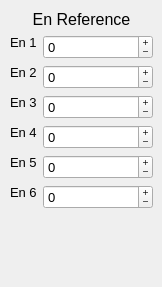
    <widget class="QWidget" name="Direct">
     <attribute name="title">
      <string>Dir en</string>
     </attribute>
     <widget class="QWidget" name="layoutWidget_6">
      <property name="geometry">
       <rect>
        <x>10</x>
        <y>10</y>
        <width>143</width>
        <height>268</height>
       </rect>
      </property>
      <layout class="QVBoxLayout" name="EnRef">
       <property name="spacing">
        <number>6</number>
       </property>
       <item>
        <widget class="QLabel" name="valMinScr_3">
         <property name="sizePolicy">
          <sizepolicy hsizetype="Preferred" vsizetype="Fixed">
           <horstretch>0</horstretch>
           <verstretch>0</verstretch>
          </sizepolicy>
         </property>
         <property name="font">
          <font>
           <pointsize>12</pointsize>
           <strikeout>false</strikeout>
           <kerning>true</kerning>
          </font>
         </property>
         <property name="text">
          <string>En Reference</string>
         </property>
         <property name="alignment">
          <set>Qt::AlignCenter</set>
         </property>
        </widget>
       </item>
       <item>
        <layout class="QFormLayout" name="formLayout_4">
         <property name="fieldGrowthPolicy">
          <enum>QFormLayout::AllNonFixedFieldsGrow</enum>
         </property>
         <property name="labelAlignment">
          <set>Qt::AlignCenter</set>
         </property>
         <property name="formAlignment">
          <set>Qt::AlignLeading|Qt::AlignLeft|Qt::AlignTop</set>
         </property>
         <item row="0" column="0">
          <widget class="QLabel" name="en1Label_3">
           <property name="sizePolicy">
            <sizepolicy hsizetype="Minimum" vsizetype="Fixed">
             <horstretch>0</horstretch>
             <verstretch>0</verstretch>
            </sizepolicy>
           </property>
           <property name="font">
            <font>
             <pointsize>10</pointsize>
            </font>
           </property>
           <property name="text">
            <string>En 1</string>
           </property>
           <property name="buddy">
            <cstring>en1Home</cstring>
           </property>
          </widget>
         </item>
         <item row="0" column="1">
          <widget class="QSpinBox" name="en1Ref">
           <property name="sizePolicy">
            <sizepolicy hsizetype="Minimum" vsizetype="Fixed">
             <horstretch>0</horstretch>
             <verstretch>0</verstretch>
            </sizepolicy>
           </property>
           <property name="font">
            <font>
             <pointsize>10</pointsize>
            </font>
           </property>
           <property name="buttonSymbols">
            <enum>QAbstractSpinBox::PlusMinus</enum>
           </property>
           <property name="minimum">
            <number>-99999</number>
           </property>
           <property name="maximum">
            <number>99999</number>
           </property>
          </widget>
         </item>
         <item row="1" column="0">
          <widget class="QLabel" name="en2Label_3">
           <property name="sizePolicy">
            <sizepolicy hsizetype="Minimum" vsizetype="Fixed">
             <horstretch>0</horstretch>
             <verstretch>0</verstretch>
            </sizepolicy>
           </property>
           <property name="font">
            <font>
             <pointsize>10</pointsize>
            </font>
           </property>
           <property name="text">
            <string>En 2</string>
           </property>
           <property name="buddy">
            <cstring>en2Home</cstring>
           </property>
          </widget>
         </item>
         <item row="1" column="1">
          <widget class="QSpinBox" name="en2Ref">
           <property name="sizePolicy">
            <sizepolicy hsizetype="Minimum" vsizetype="Fixed">
             <horstretch>0</horstretch>
             <verstretch>0</verstretch>
            </sizepolicy>
           </property>
           <property name="font">
            <font>
             <pointsize>10</pointsize>
            </font>
           </property>
           <property name="buttonSymbols">
            <enum>QAbstractSpinBox::PlusMinus</enum>
           </property>
           <property name="minimum">
            <number>-99999</number>
           </property>
           <property name="maximum">
            <number>99999</number>
           </property>
          </widget>
         </item>
         <item row="2" column="0">
          <widget class="QLabel" name="en3Label_3">
           <property name="enabled">
            <bool>true</bool>
           </property>
           <property name="sizePolicy">
            <sizepolicy hsizetype="Minimum" vsizetype="Fixed">
             <horstretch>0</horstretch>
             <verstretch>0</verstretch>
            </sizepolicy>
           </property>
           <property name="font">
            <font>
             <pointsize>10</pointsize>
            </font>
           </property>
           <property name="text">
            <string>En 3</string>
           </property>
           <property name="buddy">
            <cstring>en3Home</cstring>
           </property>
          </widget>
         </item>
         <item row="2" column="1">
          <widget class="QSpinBox" name="en3Ref">
           <property name="sizePolicy">
            <sizepolicy hsizetype="Minimum" vsizetype="Fixed">
             <horstretch>0</horstretch>
             <verstretch>0</verstretch>
            </sizepolicy>
           </property>
           <property name="font">
            <font>
             <pointsize>10</pointsize>
            </font>
           </property>
           <property name="buttonSymbols">
            <enum>QAbstractSpinBox::PlusMinus</enum>
           </property>
           <property name="minimum">
            <number>-99999</number>
           </property>
           <property name="maximum">
            <number>99999</number>
           </property>
          </widget>
         </item>
         <item row="3" column="0">
          <widget class="QLabel" name="en4Label_3">
           <property name="sizePolicy">
            <sizepolicy hsizetype="Minimum" vsizetype="Fixed">
             <horstretch>0</horstretch>
             <verstretch>0</verstretch>
            </sizepolicy>
           </property>
           <property name="font">
            <font>
             <pointsize>10</pointsize>
            </font>
           </property>
           <property name="text">
            <string>En 4</string>
           </property>
           <property name="buddy">
            <cstring>en4Home</cstring>
           </property>
          </widget>
         </item>
         <item row="3" column="1">
          <widget class="QSpinBox" name="en4Ref">
           <property name="sizePolicy">
            <sizepolicy hsizetype="Minimum" vsizetype="Fixed">
             <horstretch>0</horstretch>
             <verstretch>0</verstretch>
            </sizepolicy>
           </property>
           <property name="font">
            <font>
             <pointsize>10</pointsize>
            </font>
           </property>
           <property name="buttonSymbols">
            <enum>QAbstractSpinBox::PlusMinus</enum>
           </property>
           <property name="minimum">
            <number>-99999</number>
           </property>
           <property name="maximum">
            <number>99999</number>
           </property>
          </widget>
         </item>
         <item row="4" column="0">
          <widget class="QLabel" name="en5Label_3">
           <property name="sizePolicy">
            <sizepolicy hsizetype="Minimum" vsizetype="Fixed">
             <horstretch>0</horstretch>
             <verstretch>0</verstretch>
            </sizepolicy>
           </property>
           <property name="font">
            <font>
             <pointsize>10</pointsize>
            </font>
           </property>
           <property name="text">
            <string>En 5</string>
           </property>
           <property name="buddy">
            <cstring>en5Home</cstring>
           </property>
          </widget>
         </item>
         <item row="4" column="1">
          <widget class="QSpinBox" name="en5Ref">
           <property name="sizePolicy">
            <sizepolicy hsizetype="Minimum" vsizetype="Fixed">
             <horstretch>0</horstretch>
             <verstretch>0</verstretch>
            </sizepolicy>
           </property>
           <property name="font">
            <font>
             <pointsize>10</pointsize>
            </font>
           </property>
           <property name="buttonSymbols">
            <enum>QAbstractSpinBox::PlusMinus</enum>
           </property>
           <property name="minimum">
            <number>-99999</number>
           </property>
           <property name="maximum">
            <number>99999</number>
           </property>
          </widget>
         </item>
         <item row="5" column="0">
          <widget class="QLabel" name="en6Label_3">
           <property name="sizePolicy">
            <sizepolicy hsizetype="Minimum" vsizetype="Fixed">
             <horstretch>0</horstretch>
             <verstretch>0</verstretch>
            </sizepolicy>
           </property>
           <property name="font">
            <font>
             <pointsize>10</pointsize>
            </font>
           </property>
           <property name="text">
            <string>En 6</string>
           </property>
           <property name="buddy">
            <cstring>en6Home</cstring>
           </property>
          </widget>
         </item>
         <item row="5" column="1">
          <widget class="QSpinBox" name="en6Ref">
           <property name="sizePolicy">
            <sizepolicy hsizetype="Minimum" vsizetype="Fixed">
             <horstretch>0</horstretch>
             <verstretch>0</verstretch>
            </sizepolicy>
           </property>
           <property name="font">
            <font>
             <pointsize>10</pointsize>
            </font>
           </property>
           <property name="wrapping">
            <bool>false</bool>
           </property>
           <property name="frame">
            <bool>true</bool>
           </property>
           <property name="buttonSymbols">
            <enum>QAbstractSpinBox::PlusMinus</enum>
           </property>
           <property name="minimum">
            <number>-99999</number>
           </property>
           <property name="maximum">
            <number>99999</number>
           </property>
          </widget>
         </item>
        </layout>
       </item>
      </layout>
     </widget>
    </widget>
